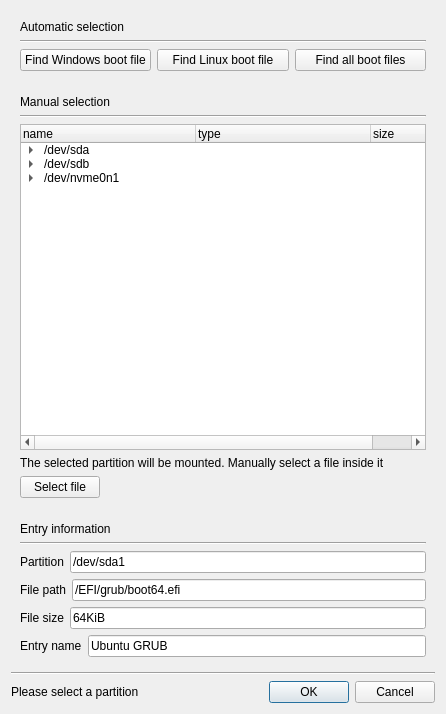
<?xml version="1.0" encoding="UTF-8"?>
<ui version="4.0">
 <class>AddUEFIEntry</class>
 <widget class="QDialog" name="AddUEFIEntry">
  <property name="geometry">
   <rect>
    <x>0</x>
    <y>0</y>
    <width>446</width>
    <height>714</height>
   </rect>
  </property>
  <property name="windowTitle">
   <string>Add UEFI Entry</string>
  </property>
  <layout class="QVBoxLayout" name="verticalLayout_4">
   <item>
    <widget class="QWidget" name="widget" native="true">
     <property name="sizePolicy">
      <sizepolicy hsizetype="Preferred" vsizetype="Maximum">
       <horstretch>0</horstretch>
       <verstretch>0</verstretch>
      </sizepolicy>
     </property>
     <layout class="QVBoxLayout" name="verticalLayout_2">
      <item>
       <widget class="QLabel" name="label">
        <property name="sizePolicy">
         <sizepolicy hsizetype="Preferred" vsizetype="Maximum">
          <horstretch>0</horstretch>
          <verstretch>0</verstretch>
         </sizepolicy>
        </property>
        <property name="text">
         <string>Automatic selection</string>
        </property>
       </widget>
      </item>
      <item>
       <widget class="Line" name="line">
        <property name="orientation">
         <enum>Qt::Horizontal</enum>
        </property>
       </widget>
      </item>
      <item>
       <layout class="QHBoxLayout" name="horizontalLayout">
        <item>
         <widget class="QPushButton" name="but_auto_windows">
          <property name="text">
           <string>Find Windows boot file</string>
          </property>
         </widget>
        </item>
        <item>
         <widget class="QPushButton" name="but_auto_linux">
          <property name="text">
           <string>Find Linux boot file</string>
          </property>
         </widget>
        </item>
        <item>
         <widget class="QPushButton" name="but_auto_all">
          <property name="text">
           <string>Find all boot files</string>
          </property>
         </widget>
        </item>
       </layout>
      </item>
     </layout>
    </widget>
   </item>
   <item>
    <widget class="QWidget" name="widget_2" native="true">
     <property name="sizePolicy">
      <sizepolicy hsizetype="Preferred" vsizetype="Preferred">
       <horstretch>0</horstretch>
       <verstretch>0</verstretch>
      </sizepolicy>
     </property>
     <layout class="QVBoxLayout" name="verticalLayout">
      <item>
       <widget class="QLabel" name="label_2">
        <property name="sizePolicy">
         <sizepolicy hsizetype="Preferred" vsizetype="Maximum">
          <horstretch>0</horstretch>
          <verstretch>0</verstretch>
         </sizepolicy>
        </property>
        <property name="styleSheet">
         <string notr="true"/>
        </property>
        <property name="text">
         <string>Manual selection</string>
        </property>
       </widget>
      </item>
      <item>
       <widget class="Line" name="line_2">
        <property name="orientation">
         <enum>Qt::Horizontal</enum>
        </property>
       </widget>
      </item>
      <item>
       <widget class="QTreeWidget" name="tree_manual_partition">
        <property name="sizePolicy">
         <sizepolicy hsizetype="Preferred" vsizetype="MinimumExpanding">
          <horstretch>0</horstretch>
          <verstretch>0</verstretch>
         </sizepolicy>
        </property>
        <property name="headerHidden">
         <bool>false</bool>
        </property>
        <attribute name="headerDefaultSectionSize">
         <number>175</number>
        </attribute>
        <column>
         <property name="text">
          <string>name</string>
         </property>
        </column>
        <column>
         <property name="text">
          <string>type</string>
         </property>
        </column>
        <column>
         <property name="text">
          <string>size</string>
         </property>
        </column>
        <item>
         <property name="text">
          <string>/dev/sda</string>
         </property>
         <property name="text">
          <string/>
         </property>
         <property name="text">
          <string/>
         </property>
         <item>
          <property name="text">
           <string>/deb/sda1</string>
          </property>
          <property name="text">
           <string>fat32</string>
          </property>
          <property name="text">
           <string>400MiB</string>
          </property>
         </item>
        </item>
        <item>
         <property name="text">
          <string>/dev/sdb</string>
         </property>
         <property name="text">
          <string/>
         </property>
         <property name="text">
          <string/>
         </property>
         <item>
          <property name="text">
           <string>/dev/sdb1</string>
          </property>
          <property name="text">
           <string>fat32</string>
          </property>
          <property name="text">
           <string>20MiB</string>
          </property>
         </item>
         <item>
          <property name="text">
           <string>/dev/sdb2</string>
          </property>
          <property name="text">
           <string>zfs</string>
          </property>
          <property name="text">
           <string>500GiB</string>
          </property>
         </item>
        </item>
        <item>
         <property name="text">
          <string>/dev/nvme0n1</string>
         </property>
         <item>
          <property name="text">
           <string>/dev/nvme0n1p1</string>
          </property>
          <property name="text">
           <string>fat32</string>
          </property>
          <property name="text">
           <string>1.87TiB</string>
          </property>
         </item>
        </item>
       </widget>
      </item>
      <item>
       <widget class="QLabel" name="label_8">
        <property name="text">
         <string>The selected partition will be mounted. Manually select a file inside it</string>
        </property>
       </widget>
      </item>
      <item>
       <widget class="QPushButton" name="but_manual_file">
        <property name="sizePolicy">
         <sizepolicy hsizetype="Maximum" vsizetype="Fixed">
          <horstretch>0</horstretch>
          <verstretch>0</verstretch>
         </sizepolicy>
        </property>
        <property name="text">
         <string>Select file</string>
        </property>
       </widget>
      </item>
     </layout>
    </widget>
   </item>
   <item>
    <widget class="QWidget" name="widget_3" native="true">
     <property name="sizePolicy">
      <sizepolicy hsizetype="Preferred" vsizetype="Maximum">
       <horstretch>0</horstretch>
       <verstretch>0</verstretch>
      </sizepolicy>
     </property>
     <layout class="QVBoxLayout" name="verticalLayout_3">
      <item>
       <widget class="QLabel" name="label_3">
        <property name="sizePolicy">
         <sizepolicy hsizetype="Preferred" vsizetype="Maximum">
          <horstretch>0</horstretch>
          <verstretch>0</verstretch>
         </sizepolicy>
        </property>
        <property name="text">
         <string>Entry information</string>
        </property>
       </widget>
      </item>
      <item>
       <widget class="Line" name="line_3">
        <property name="orientation">
         <enum>Qt::Horizontal</enum>
        </property>
       </widget>
      </item>
      <item>
       <layout class="QHBoxLayout" name="horizontalLayout_5">
        <item>
         <widget class="QLabel" name="label_6">
          <property name="sizePolicy">
           <sizepolicy hsizetype="Preferred" vsizetype="Maximum">
            <horstretch>0</horstretch>
            <verstretch>0</verstretch>
           </sizepolicy>
          </property>
          <property name="text">
           <string>Partition</string>
          </property>
         </widget>
        </item>
        <item>
         <widget class="QLineEdit" name="edit_partition">
          <property name="sizePolicy">
           <sizepolicy hsizetype="Expanding" vsizetype="Fixed">
            <horstretch>0</horstretch>
            <verstretch>0</verstretch>
           </sizepolicy>
          </property>
          <property name="text">
           <string>/dev/sda1</string>
          </property>
         </widget>
        </item>
       </layout>
      </item>
      <item>
       <layout class="QHBoxLayout" name="horizontalLayout_3">
        <item>
         <widget class="QLabel" name="label_4">
          <property name="sizePolicy">
           <sizepolicy hsizetype="Preferred" vsizetype="Maximum">
            <horstretch>0</horstretch>
            <verstretch>0</verstretch>
           </sizepolicy>
          </property>
          <property name="text">
           <string>File path</string>
          </property>
         </widget>
        </item>
        <item>
         <widget class="QLineEdit" name="edit_file">
          <property name="sizePolicy">
           <sizepolicy hsizetype="Expanding" vsizetype="Fixed">
            <horstretch>0</horstretch>
            <verstretch>0</verstretch>
           </sizepolicy>
          </property>
          <property name="text">
           <string>/EFI/grub/boot64.efi</string>
          </property>
         </widget>
        </item>
       </layout>
      </item>
      <item>
       <layout class="QHBoxLayout" name="horizontalLayout_4">
        <item>
         <widget class="QLabel" name="label_5">
          <property name="text">
           <string>File size</string>
          </property>
         </widget>
        </item>
        <item>
         <widget class="QLineEdit" name="edit_file_size">
          <property name="text">
           <string>64KiB</string>
          </property>
         </widget>
        </item>
       </layout>
      </item>
      <item>
       <layout class="QHBoxLayout" name="horizontalLayout_6">
        <item>
         <widget class="QLabel" name="label_7">
          <property name="sizePolicy">
           <sizepolicy hsizetype="Preferred" vsizetype="Maximum">
            <horstretch>0</horstretch>
            <verstretch>0</verstretch>
           </sizepolicy>
          </property>
          <property name="text">
           <string>Entry name</string>
          </property>
         </widget>
        </item>
        <item>
         <widget class="QLineEdit" name="edit_entry_name">
          <property name="sizePolicy">
           <sizepolicy hsizetype="Expanding" vsizetype="Fixed">
            <horstretch>0</horstretch>
            <verstretch>0</verstretch>
           </sizepolicy>
          </property>
          <property name="text">
           <string>Ubuntu GRUB</string>
          </property>
         </widget>
        </item>
       </layout>
      </item>
     </layout>
    </widget>
   </item>
   <item>
    <widget class="Line" name="line_4">
     <property name="orientation">
      <enum>Qt::Horizontal</enum>
     </property>
    </widget>
   </item>
   <item>
    <layout class="QHBoxLayout" name="horizontalLayout_2">
     <item>
      <widget class="QLabel" name="label_error">
       <property name="sizePolicy">
        <sizepolicy hsizetype="Expanding" vsizetype="Preferred">
         <horstretch>0</horstretch>
         <verstretch>0</verstretch>
        </sizepolicy>
       </property>
       <property name="text">
        <string>Please select a partition</string>
       </property>
      </widget>
     </item>
     <item>
      <widget class="QDialogButtonBox" name="box_ok_cancel">
       <property name="sizePolicy">
        <sizepolicy hsizetype="Maximum" vsizetype="Fixed">
         <horstretch>0</horstretch>
         <verstretch>0</verstretch>
        </sizepolicy>
       </property>
       <property name="standardButtons">
        <set>QDialogButtonBox::Cancel|QDialogButtonBox::Ok</set>
       </property>
      </widget>
     </item>
    </layout>
   </item>
  </layout>
 </widget>
 <resources/>
 <connections/>
</ui>
